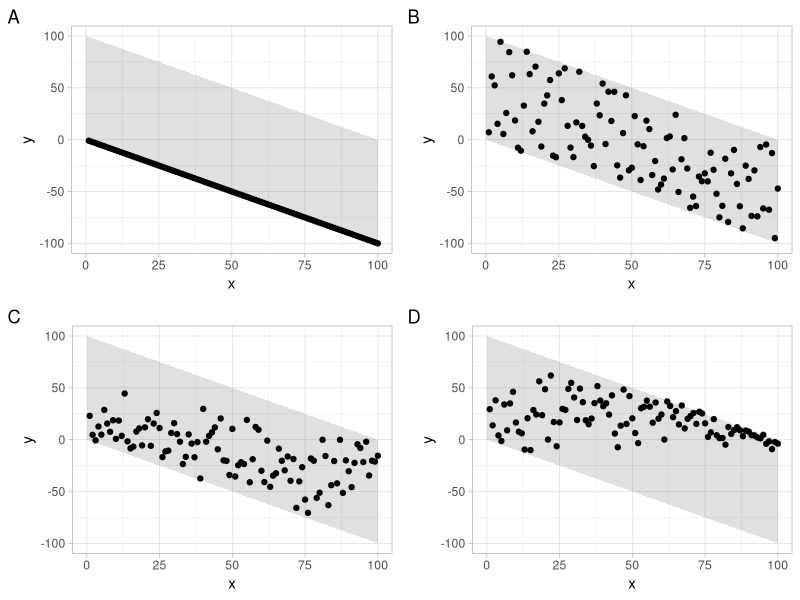

Write the R code that produced this figure.
## ---- chunk 1
library(tidyverse)
library(ggthemes)
library(gridExtra)
## ---- chunk 2

# Get boundaries for all data given the structure of the equation and the limitation that percents must be within
# [0,100]
bounds <- data.frame(
  x = c(0, 100, 100, 0),
  y = c(100, 0, -100, 0)
)

# Simulate drawing from the delta(X) distribution
numPoints <- 100
linspace <- seq(1,100,length=numPoints)
scatter <- data.frame(
  x = linspace,
  y = -1*linspace
)
zeroes <- geom_point(data=scatter, mapping=aes(x=x, y=y))

# Draw from the uniform distribution [0, 100]
getData <- function(Z) {
  d  <- data.frame(
    x = linspace,
    y = -1*linspace + Z
  )
  return(d)
}

uniformZ = runif(numPoints, min=0, max=100)
uniform <- geom_point(data=getData(uniformZ), mapping=aes(x=x, y=y))

# Draw from a linear model with normally distributed noise and arbitrary slope/intercept--
# but reject samples outside the possible bounds.
lm <- function(slope, intercept, sd, numPoints) {
  lm_ <- slope*linspace + intercept + rnorm(numPoints, mean=0, sd=sd)
  
  # reject samples to avoid vals that exceed our boundaries
  while (any(lm_ < 0)) {
    idx <- lm_ < 0
    lm_[idx] = slope*linspace[idx] + intercept + rnorm(length(lm_[idx]), mean=0, sd=sd)
  }
  while (any(lm_ > 100)) {
    idx <- lm_ > 100
    lm_[idx] = slope*linspace[idx] + intercept + rnorm(length(lm_[idx]), mean=0, sd=sd)
  }

  return(lm_)
}

lineDownZ <- lm(0.5, 10, 20, numPoints)
linearDown <- geom_point(data=getData(lineDownZ), mapping=aes(x=x, y=y))
    
lineUpZ <- lm(1.5, 10, 20, numPoints)
linearUp <- geom_point(data=getData(lineUpZ), mapping=aes(x=x, y=y))


# Draw from a linear model with log-normally distributed noise and a slope more than 1

p <- ggplot(bounds, aes(x = x, y = y)) + geom_polygon(alpha=0.15) + theme_light()

p1 <- p + zeroes + labs(tag = "A")
p2 <- p + uniform + labs(tag = "B")
p3 <- p + linearDown + labs(tag = "C")
p4 <- p + linearUp + labs(tag = "D")

grid.arrange(p1, p2, p3, p4, nrow = 2, ncol = 2)

# save
 g <- arrangeGrob(p1, p2, p3, p4, nrow = 2, ncol = 2) #generates g
 ggsave(file="4fig-ayyadurai.png", g) #saves g

